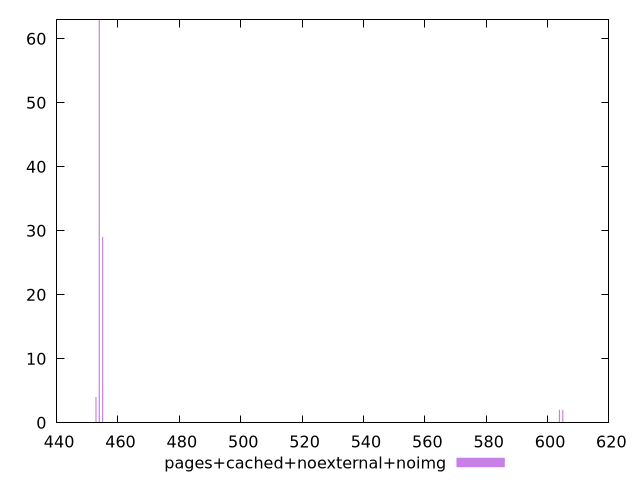

The script that saved this image:
$_pagesCachedNoexternalNoimg <<EOF
454.99116438058064 29
453.90956890265534 63
452.82797342473003 4
604.9724039862238 2
603.8908085082984 2
EOF
set key outside below
set terminal pngcairo
set output "report_00004_2020-11-02T20-21-41.718Z/uses-rel-preload/pages+cached+noexternal+noimg//raw_hist.png"
set yrange [0:63]
set boxwidth 0.3605318259751035
set style fill transparent solid 0.5 noborder
plot $_pagesCachedNoexternalNoimg title "pages+cached+noexternal+noimg" with boxes ,
